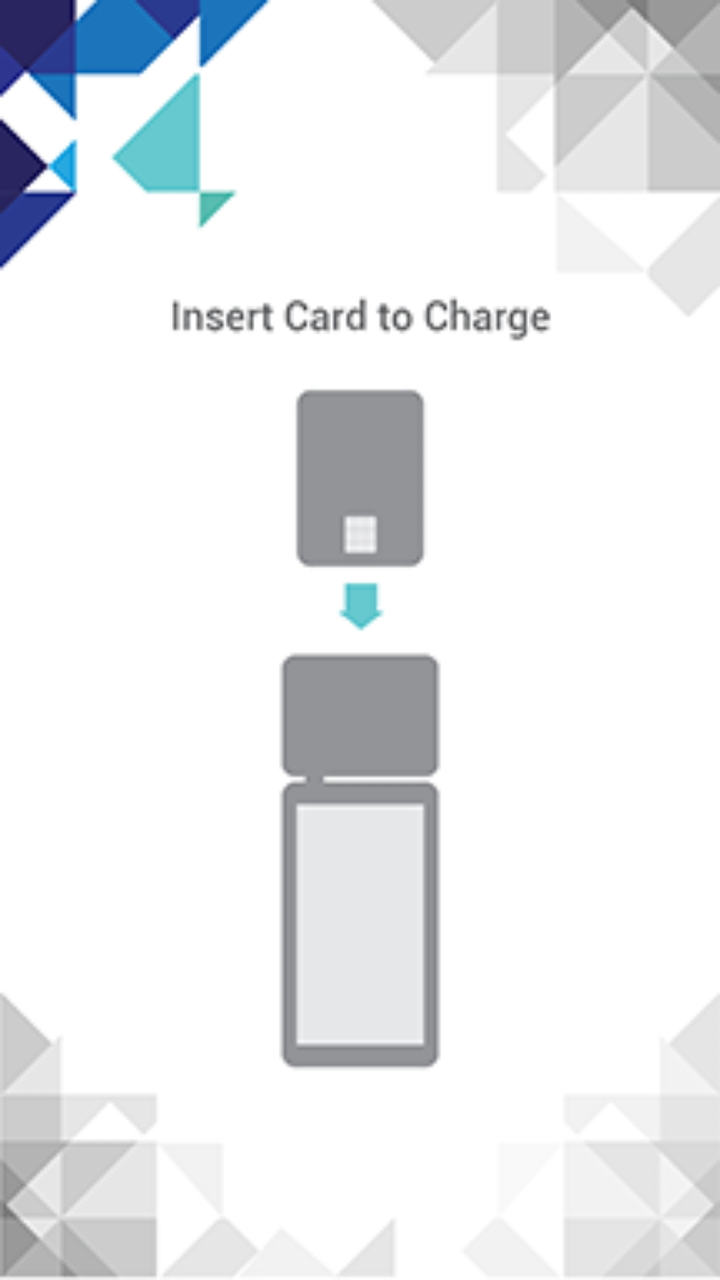
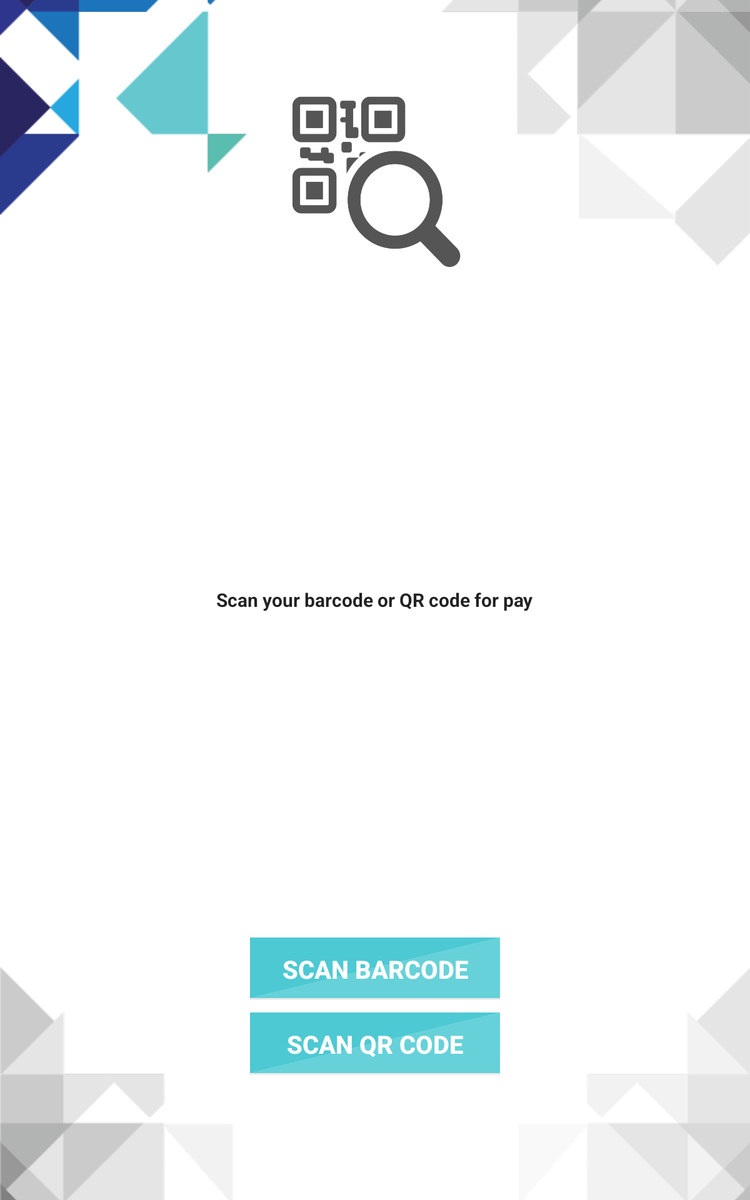

An Android layout and its configuration variant, each rendered on a device that would load it. The default file and the variant file are quoted in full after the pictures.
<!-- AndroidManifest.xml: application theme AppTheme -->
<!-- res/layout/fragment_scan_code_page.xml -->
<FrameLayout xmlns:android="http://schemas.android.com/apk/res/android"
    xmlns:tools="http://schemas.android.com/tools"
    android:layout_width="match_parent"
    android:layout_height="match_parent"
    tools:context="com.example.chayenjr.alibampos.ScanCodePage"
    android:id="@+id/scancodepage">

    <ImageView
        android:layout_width="match_parent"
        android:layout_height="match_parent"
        android:id="@+id/imageView2"
        android:layout_gravity="center"
        android:src="@drawable/testscan"
        android:scaleType="fitXY" />


</FrameLayout>
<!-- resources referenced by this layout -->
<resources>
  <!-- drawable testscan: png bitmap (drawable, 18402 bytes) -->
  <style name="AppTheme" parent="Theme.AppCompat.Light.DarkActionBar">
          
          <item name="colorPrimary">@color/colorPrimary</item>
          <item name="colorPrimaryDark">@color/colorPrimaryDark</item>
          <item name="colorAccent">@color/colorAccent</item>
          <item name="android:actionBarStyle">@style/MyActionBar</item>
      </style>
  <color name="colorPrimary">#3F51B5</color>
  <color name="colorPrimaryDark">#303F9F</color>
  <color name="colorAccent">#FF4081</color>
  <style name="MyActionBar" parent="@style/Widget.AppCompat.Light.ActionBar.Solid.Inverse">
          <item name="background">@color/titlebackgroundcolor</item>
      </style>
  <color name="titlebackgroundcolor">#771122</color>
</resources>
<!-- res/layout-sw600dp-port/fragment_scan_code_page.xml (the repository's variant of the layout above) -->
<!-- drawn on a 7-inch tablet held upright -->
<FrameLayout xmlns:android="http://schemas.android.com/apk/res/android"
    xmlns:tools="http://schemas.android.com/tools"
    android:layout_width="match_parent"
    android:layout_height="match_parent"
    tools:context="com.example.chayenjr.alibampos.ScanCodePage"
    android:id="@+id/scancodepage"
    android:background="#ffffff">

    <ImageView
        android:layout_width="match_parent"
        android:layout_height="match_parent"
        android:adjustViewBounds="true"
        android:id="@+id/bg_app"
        android:src="@drawable/bg_app"
        android:scaleType="centerCrop"/>

    <ImageView
        android:layout_width="150dp"
        android:layout_height="150dp"
        android:id="@+id/imageView2"
        android:layout_gravity="center|top"
        android:src="@drawable/iconscan"
        android:scaleType="fitXY"
        android:layout_marginTop="70dp"/>

    <TextView
        android:layout_width="wrap_content"
        android:layout_height="wrap_content"
        android:textAppearance="?android:attr/textAppearanceLarge"
        android:text="Scan your barcode or QR code for pay"
        android:textSize="15dp"
        android:id="@+id/textscan"
        android:textStyle="bold"
        android:layout_gravity="center_horizontal|center" />

    <FrameLayout
        android:layout_width="match_parent"
        android:layout_height="match_parent"
        android:fitsSystemWindows="true"
        android:id="@+id/sendrecipepage"
        android:layout_gravity="center">

        <Button
            android:layout_width="200dp"
            android:layout_height="50dp"
            android:id = "@+id/goscanbarcode"
            android:text="Scan BarCode"
            android:textSize="20dp"
            android:textStyle="bold"
            android:textColor="#ffffff"
            android:layout_gravity="center|bottom"
            android:layout_marginBottom="160dp"
            android:background="@drawable/btn_start"/>
        <Button
            android:layout_width="200dp"
            android:layout_height="50dp"
            android:id = "@+id/goscanqrcode"
            android:text="Scan QR Code"
            android:textSize="20dp"
            android:textStyle="bold"
            android:textColor="#ffffff"
            android:layout_gravity="center|bottom"
            android:layout_marginBottom="100dp"
            android:background="@drawable/btn_start"/>

    </FrameLayout>



</FrameLayout>
<!-- resources referenced by the variant -->
<!-- as a 7-inch tablet held upright resolves them -->
<resources>
  <!-- drawable bg_app: png bitmap (drawable, 14002 bytes) -->
  <!-- drawable btn_start: png bitmap (drawable-hdpi, 6165 bytes) -->
  <!-- drawable iconscan: png bitmap (drawable, 27827 bytes) -->
  <style name="AppTheme" parent="Theme.AppCompat.Light.DarkActionBar">
          
          <item name="colorPrimary">@color/colorPrimary</item>
          <item name="colorPrimaryDark">@color/colorPrimaryDark</item>
          <item name="colorAccent">@color/colorAccent</item>
          <item name="android:actionBarStyle">@style/MyActionBar</item>
      </style>
  <color name="colorPrimary">#3F51B5</color>
  <color name="colorPrimaryDark">#303F9F</color>
  <color name="colorAccent">#FF4081</color>
  <style name="MyActionBar" parent="@style/Widget.AppCompat.Light.ActionBar.Solid.Inverse">
          <item name="background">@color/titlebackgroundcolor</item>
      </style>
  <color name="titlebackgroundcolor">#771122</color>
</resources>
